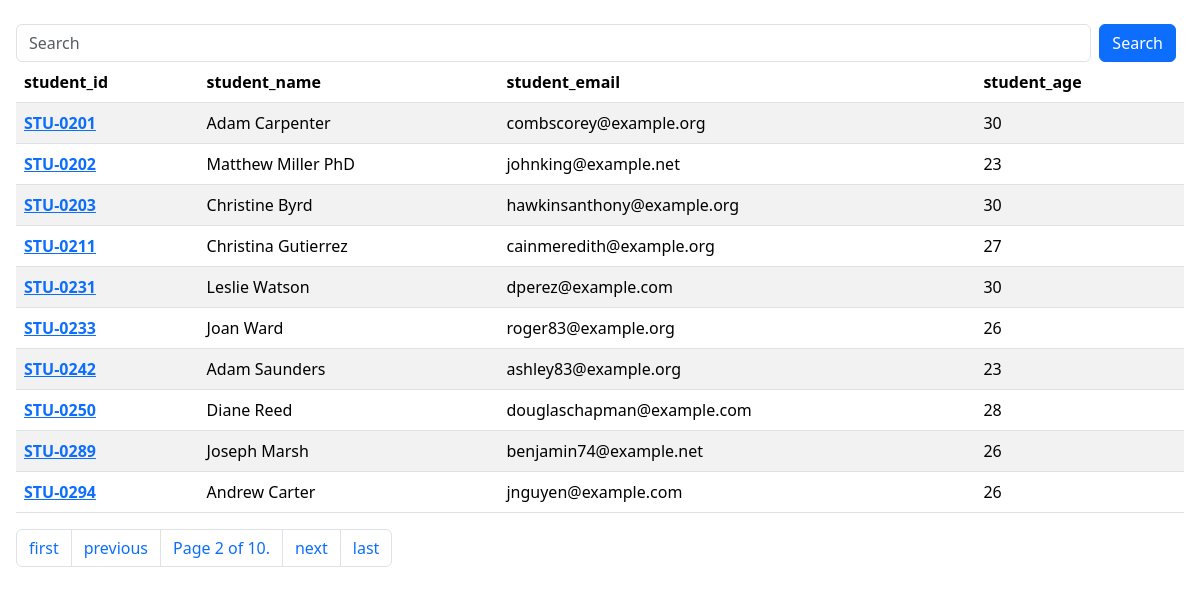
Screenshot of /students/?page=2 with the database file from the repository.
### main/models.py (models this page shows, shortened)
class Student(models.Model):
    department = models.ForeignKey(Department,related_name="depart",on_delete=models.CASCADE)
    student_id = models.OneToOneField(StudentId,related_name="studentid",on_delete = models.CASCADE)
    student_name = models.CharField(max_length=100)
    student_email = models.EmailField(unique=True)
    student_age = models.IntegerField(default=18)
    student_address = models.TextField()
    class Meta :
        ordering = ['student_name']
        verbose_name = "student"

class StudentId(models.Model):
    student_id = models.CharField(max_length=100)
    def __str__(self) -> str:
        return self.student_id

### main/views.py (the view)
# urls.py: path('students/',get_students,name="get_students"),
def get_students(request):
    queryset = Student.objects.all().order_by("student_id__student_id")
    search = request.GET.get('search');
    if request.GET.get('search'):
        queryset = queryset.filter(
            Q(student_name__icontains = search) |
            Q(student_id__student_id__icontains = search) |
            Q(student_age__icontains = search) )
    paginator = Paginator(queryset, 10)
    page_number = request.GET.get("page")
    page_obj = paginator.get_page(page_number)
    return render(request,'report/students.html',{'queryset' : queryset,'page_obj' : page_obj})

### main/templates/report/students.html
{%extends "base.html"%}
{%block start%}
<div class="mt-4 mx-2 px-2">
    <form action="">
        <div class="d-flex">
            <input type="text" class="form-control " name="search" placeholder="Search">
            <button class = "btn btn-primary mx-2" >Search</button>
        </div>
    </form>
<table class="table table-striped">
    <thead>
      <tr>
        <th scope="col">student_id</th>
        <th scope="col">student_name</th>
        <th scope="col">student_email</th>
        <th scope="col">student_age</th>
      </tr>
    </thead>
    <tbody>
        {%for student in page_obj%}
      <tr>
        <th scope="row">
          <a href="/see_marks/{{student.student_id}}">{{student.student_id.student_id}}</a></th>
        <td>{{student.student_name}}</td>
        <td>{{student.student_email}}</td>
        <td>{{student.student_age}}</td>
      </tr>
      {%endfor%}
    </tbody>
  </table>
  <nav aria-label="Page navigation example">
  <ul class="pagination">
        {% if page_obj.has_previous %}
            <li class="page-item"><a class="page-link" href="?page=1">first</a></li>
            <li class="page-item"><a class="page-link" href="?page={{ page_obj.previous_page_number }}">previous</a></li>
        {% endif %}
            <li class="page-item"><a class="page-link" href="#">Page {{ page_obj.number }} of {{ page_obj.paginator.num_pages }}.</a></li>
        {% if page_obj.has_next %}
            <li class="page-item"><a class="page-link" href="?page={{page_obj.next_page_number }}">next</a></li>
            <li class="page-item"><a class="page-link" href="?page={{ page_obj.paginator.num_pages }}">last</a></li>
        {% endif %}
</ul>
</nav>
</div>
{%endblock%}

### rows the page displays
Student: student_id.student_id "STU-0201", student_name "Adam Carpenter", student_email "combscorey@example.org", student_age "30"
Student: student_id.student_id "STU-0202", student_name "Matthew Miller PhD", student_email "johnking@example.net", student_age "23"
Student: student_id.student_id "STU-0203", student_name "Christine Byrd", student_email "hawkinsanthony@example.org", student_age "30"
Student: student_id.student_id "STU-0211", student_name "Christina Gutierrez", student_email "cainmeredith@example.org", student_age "27"
Student: student_id.student_id "STU-0231", student_name "Leslie Watson", student_email "dperez@example.com", student_age "30"
Student: student_id.student_id "STU-0233", student_name "Joan Ward", student_email "roger83@example.org", student_age "26"
Student: student_id.student_id "STU-0242", student_name "Adam Saunders", student_email "ashley83@example.org", student_age "23"
Student: student_id.student_id "STU-0250", student_name "Diane Reed", student_email "douglaschapman@example.com", student_age "28"
Student: student_id.student_id "STU-0289", student_name "Joseph Marsh", student_email "benjamin74@example.net", student_age "26"
Student: student_id.student_id "STU-0294", student_name "Andrew Carter", student_email "jnguyen@example.com", student_age "26"

### other values shown
{{ page_obj.number }} "2"
{{ page_obj.paginator.num_pages }} "10"
